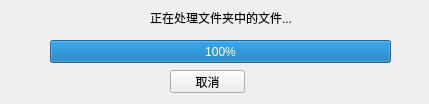
<?xml version="1.0" encoding="UTF-8"?>
<ui version="4.0">
 <class>ProcessWindow</class>
 <widget class="QWidget" name="ProcessWindow">
  <property name="geometry">
   <rect>
    <x>0</x>
    <y>0</y>
    <width>429</width>
    <height>104</height>
   </rect>
  </property>
  <property name="minimumSize">
   <size>
    <width>429</width>
    <height>104</height>
   </size>
  </property>
  <property name="maximumSize">
   <size>
    <width>429</width>
    <height>104</height>
   </size>
  </property>
  <property name="windowTitle">
   <string>进度条</string>
  </property>
  <widget class="QProgressBar" name="progressBar">
   <property name="geometry">
    <rect>
     <x>50</x>
     <y>40</y>
     <width>341</width>
     <height>23</height>
    </rect>
   </property>
   <property name="value">
    <number>100</number>
   </property>
  </widget>
  <widget class="QPushButton" name="pushButton">
   <property name="geometry">
    <rect>
     <x>170</x>
     <y>70</y>
     <width>75</width>
     <height>23</height>
    </rect>
   </property>
   <property name="text">
    <string>取消</string>
   </property>
  </widget>
  <widget class="QLabel" name="label">
   <property name="geometry">
    <rect>
     <x>150</x>
     <y>10</y>
     <width>171</width>
     <height>16</height>
    </rect>
   </property>
   <property name="text">
    <string>正在处理文件夹中的文件...</string>
   </property>
  </widget>
 </widget>
 <resources/>
 <connections/>
</ui>
